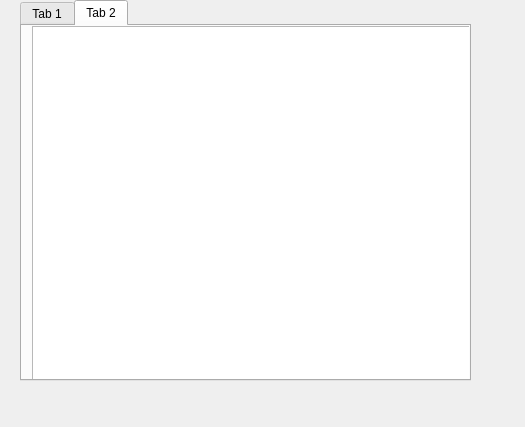
<?xml version="1.0" encoding="UTF-8"?>
<ui version="4.0">
 <class>TextEdit</class>
 <widget class="QWidget" name="TextEdit">
  <property name="geometry">
   <rect>
    <x>0</x>
    <y>0</y>
    <width>525</width>
    <height>427</height>
   </rect>
  </property>
  <property name="windowTitle">
   <string>TextEdit</string>
  </property>
  <widget class="QTabWidget" name="tabWidget">
   <property name="geometry">
    <rect>
     <x>20</x>
     <y>0</y>
     <width>451</width>
     <height>381</height>
    </rect>
   </property>
   <property name="currentIndex">
    <number>1</number>
   </property>
   <widget class="QWidget" name="tab">
    <attribute name="title">
     <string>Tab 1</string>
    </attribute>
    <widget class="QLabel" name="label">
     <property name="geometry">
      <rect>
       <x>90</x>
       <y>70</y>
       <width>71</width>
       <height>20</height>
      </rect>
     </property>
     <property name="text">
      <string>Student ID</string>
     </property>
    </widget>
    <widget class="QLabel" name="label_2">
     <property name="geometry">
      <rect>
       <x>90</x>
       <y>100</y>
       <width>91</width>
       <height>21</height>
      </rect>
     </property>
     <property name="text">
      <string>Student Name</string>
     </property>
    </widget>
    <widget class="QLineEdit" name="lineEdit">
     <property name="geometry">
      <rect>
       <x>190</x>
       <y>70</y>
       <width>141</width>
       <height>21</height>
      </rect>
     </property>
    </widget>
    <widget class="QLineEdit" name="lineEdit_2">
     <property name="geometry">
      <rect>
       <x>190</x>
       <y>100</y>
       <width>141</width>
       <height>21</height>
      </rect>
     </property>
    </widget>
    <widget class="QPushButton" name="pushButton">
     <property name="geometry">
      <rect>
       <x>280</x>
       <y>150</y>
       <width>100</width>
       <height>32</height>
      </rect>
     </property>
     <property name="text">
      <string>Add Student</string>
     </property>
    </widget>
   </widget>
   <widget class="QWidget" name="tab_2">
    <attribute name="title">
     <string>Tab 2</string>
    </attribute>
    <widget class="QTableView" name="tableView">
     <property name="geometry">
      <rect>
       <x>10</x>
       <y>0</y>
       <width>491</width>
       <height>381</height>
      </rect>
     </property>
    </widget>
   </widget>
  </widget>
 </widget>
 <resources/>
 <connections/>
</ui>
